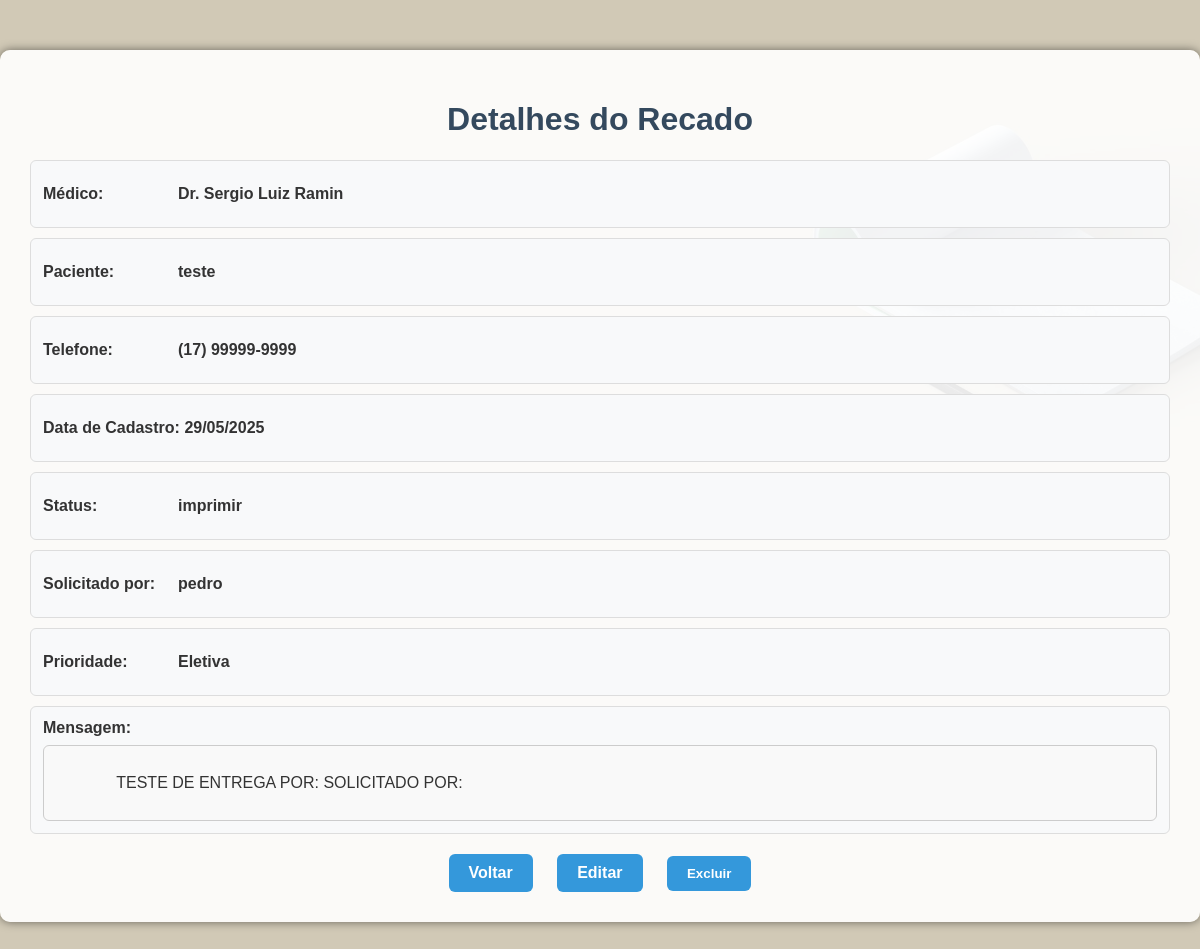
Screenshot of /recado/28 (signed in) with the database file from the repository.
### tables this page shows
CREATE TABLE recados (
            id INTEGER PRIMARY KEY AUTOINCREMENT,
            medico TEXT NOT NULL,
            prioridade TEXT NOT NULL,
            nome_paciente TEXT NOT NULL,
            data_nascimento TEXT NOT NULL,
            telefone TEXT NOT NULL,
            convenio TEXT,
            descricao TEXT,
            status TEXT DEFAULT 'pendente',
            usuario TEXT NOT NULL,
            data_cadastro TEXT NOT NULL
        , finalizado_por TEXT);

### rotas/responsavel.py (the view)
    @responsavel_bp.route('/recado/<int:id>', endpoint='detalhar_recado')
    @login_requerido(['responsavel'])
    def detalhar_recado(id):
        conexao = conectar_banco()
        cursor = conexao.cursor()
        cursor.execute('SELECT * FROM recados WHERE id = ?', (id,))
        recado = cursor.fetchone()
        conexao.close()
        if not recado:
            flash('Recado não encontrado.', 'danger')
            return redirect(url_for('responsavel.listar'))
        return render_template('detalhar_recado.html', recado=recado)

### app.py (called while the page is built)
def conectar_banco():
    conexao = sqlite3.connect('recados.db')
    conexao.row_factory = sqlite3.Row
    return conexao

def login_requerido(perfis_permitidos):
    from functools import wraps
    from flask import redirect, url_for, flash
    def decorador(func):
        @wraps(func)
        def wrapper(*args, **kwargs):
            if 'usuario' not in session or session.get('perfil') not in perfis_permitidos:
                flash("Faça login para acessar essa página.", "warning")
                return redirect(url_for('comuns.login'))
            return func(*args, **kwargs)
        return wrapper
    return decorador

@app.template_filter('format_data')
def formatar_data_br(data_str):
    try:
        data_obj = datetime.strptime(data_str, '%Y-%m-%d %H:%M:%S')
        return data_obj.strftime('%d/%m/%Y')
    except:
        return data_str

### templates/detalhar_recado.html (shortened to what this page needs)
<!DOCTYPE html>
<html lang="pt-br">
  <head>
    <link rel="stylesheet" href="{{ url_for('static', filename='css/detalhar.css') }}">
  </head>
  <body class="fundo">
    <div class="imagem_fundo">
      <div class="container">
        <h1>Detalhes do Recado</h1>
        <div class="info">
          <div class="campo">
            <label>Médico:</label>
            <p><strong>{{ recado['medico'] }}</strong></p>
          </div>
          <div class="campo">
            <label>Paciente:</label>
            <p><strong>{{ recado['nome_paciente'] }}</strong></p>
          </div>
          <div class="campo">
            <label>Telefone:</label>
            <p><strong>{{ recado['telefone'] }}</strong></p>
          </div>
          <div class="campo"><p><strong>Data de Cadastro:</strong> <strong>{{ recado['data_cadastro']|format_data }}</strong></p></div>
          <div class="campo">
            <label>Status:</label>
            <p><strong>{{ recado['status'] }}</strong></p>
          </div>
          <div class="campo">
            <label>Solicitado por:</label></strong>
            <p><strong>{{ recado['usuario'] }}</strong></p>
         </div>
          <div class="campo">
            <label>Prioridade:</label>
           <p><strong>{{ recado['prioridade'] }}</strong></p>
          </div>
          <div class="mensagem-container">
            <label>Mensagem:</label>
            <div
              style="
                border: 1px solid #ccc;
                padding: 10px;
                border-radius: 6px;
                background-color: #f9f9f9;
                white-space: pre-wrap;
                word-break: break-word;
                max-height: 100px;
                overflow-y: auto;
              "
            >
              {{ recado['descricao'] }}
            </div>
          </div>
        </div>
        <div class="actions">
          <a href="{{ url_for('responsavel.listar') }}">Voltar</a>
          <a href="{{ url_for('responsavel.editar_recado', id=recado.id) }}">Editar</a>
          <form
            action="{{ url_for('responsavel.excluir_recado', id=recado.id) }}"
            method="POST"
            style="display: inline"
          >
            <button class="delete-btn" type="submit">Excluir</button>
          </form>
        </div>
      </div>
    </div>
  </body>
</html>

### static/css/detalhar.css (style rules this page uses)
body { font-family: Arial, sans-serif; background-color: #f4f6f8; padding: 20px; color: #333; }
.container { background-color: #fff; border-radius: 8px; box-shadow: 0 4px 12px rgba(0, 0, 0, 0.1); padding: 20px; max-width: 600px; margin: auto; }
body.fundo { background: url("/static/Fundo\ typeform.jpg") no-repeat center center fixed; background-size: cover; margin: 0; padding: 0; font-family: Arial, sans-serif; }
.container { background-color: rgba( 255, 255, 255, 0.9 ); max-width: 1200px; margin: 50px auto; padding: 30px; border-radius: 10px; box-shadow: 0 0 10px rgba(0, 0, 0, 0.5); }
h1 { text-align: center; color: #34495e; }
.info label { display: inline-block; width: 120px; font-weight: bold; vertical-align: top; }
.info { margin: 15px 0; }
.actions { text-align: center; margin-top: 20px; }
.actions a, .actions form { display: inline-block; margin: 0 10px; }
.actions button, .actions a { padding: 10px 20px; border: none; border-radius: 6px; background-color: #3498db; color: white; text-decoration: none; font-weight: bold; transition: background-color 0.3s; }
.delete-btn { background-color: #e74c3c; }
.campo { display: flex; align-items: center; margin: 10px 0; padding: 8px 12px; border: 1px solid #ddd; border-radius: 6px; background-color: #f8f9fa; }
.campo label { font-weight: bold; min-width: 120px; margin-right: 15px; }
.mensagem-container { display: flex; flex-direction: column; margin: 10px 0; border: 1px solid #ddd; border-radius: 6px; padding: 12px; background-color: #f8f9fa; }
.mensagem-container label { font-weight: bold; margin-bottom: 8px; }

### rows the page displays
recados: medico "Dr. Sergio Luiz Ramin", nome_paciente "teste", telefone "(17) 99999-9999", data_cadastro "29/05/2025", status "imprimir", usuario "pedro", prioridade "Eletiva", descricao "TESTE DE ENTREGA POR: SOLICITADO POR:"
